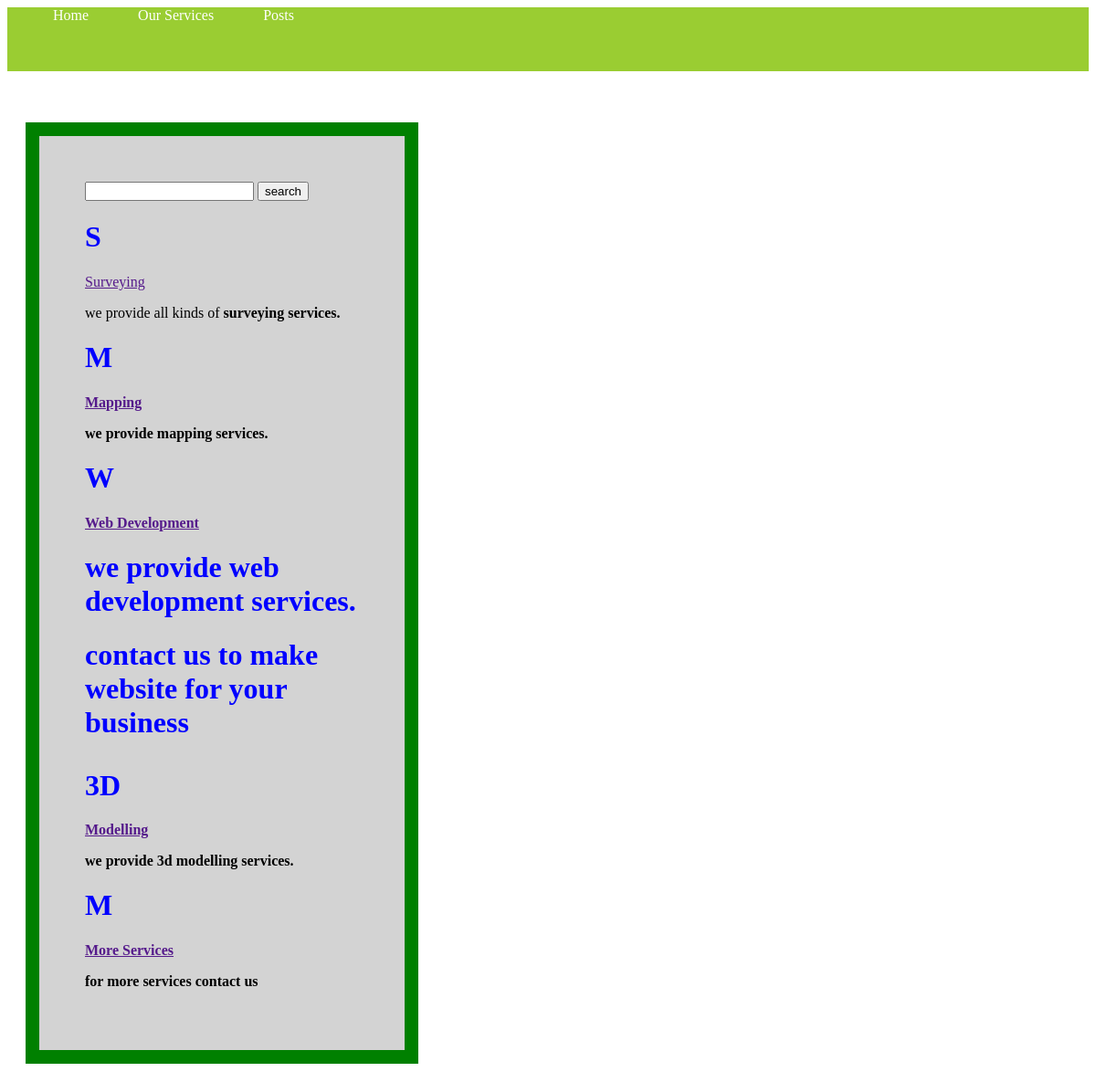
The page /ourservices on the database as committed earlier.
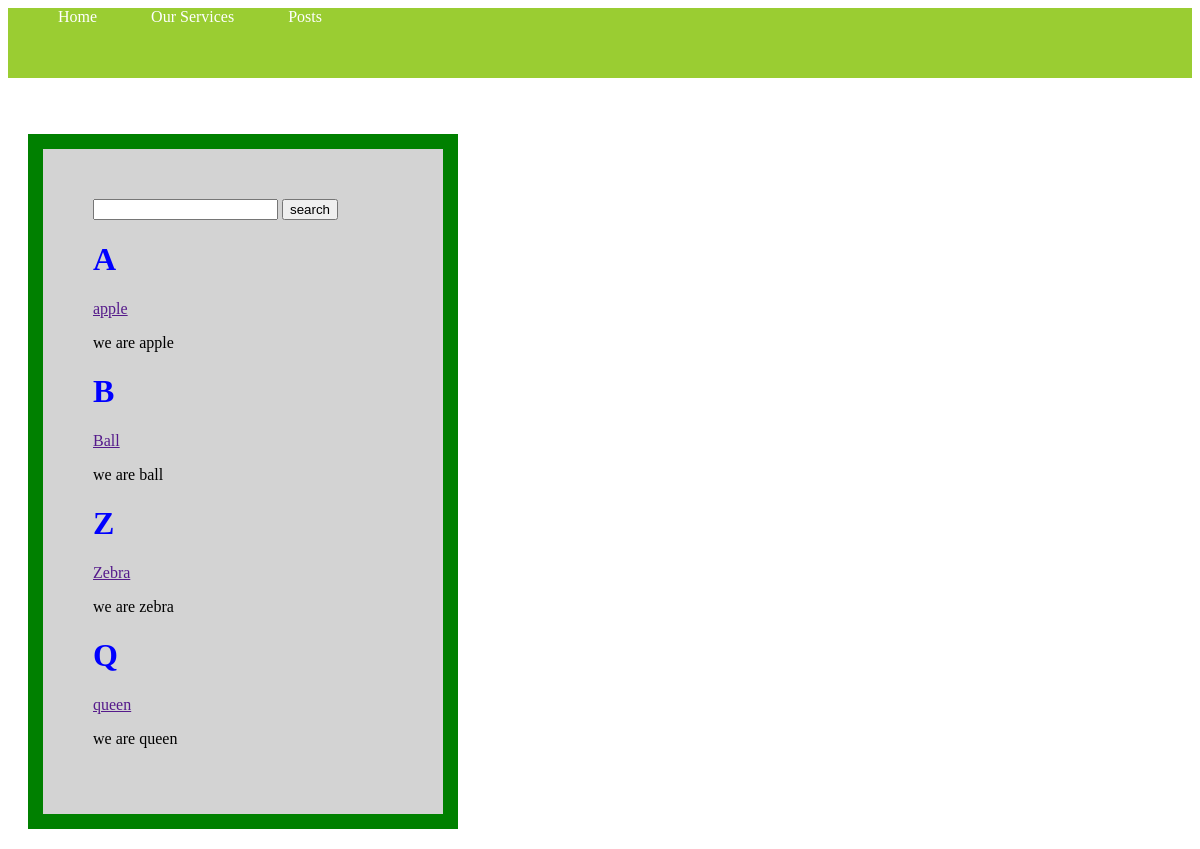
The same page on the database as committed later.
### service/models.py (models this page shows)
class Service(models.Model):
    service_icon=models.CharField(max_length=50)
    service_name=models.CharField(max_length=50)
    service_des=models.TextField()

### projects/views.py (the view)
# urls.py: path('ourservices',views.ourservices,name="ourservices"),
def ourservices(request):
    servicesData=Service.objects.all()
    if request.method=="GET":
        st=request.GET.get('inputService')
        if st!=None:
            servicesData=Service.objects.filter(service_name__icontains=st)
    data={
        'servicesData':servicesData
    }
    return render(request,"ourservices.html",data)

### templates/ourservices.html
{% load static %}
{% include "header.html" %}
<link rel="stylesheet" href="{% static '/main.css' %}">
<br>
<br>
<div class="box1">
    <form method="GET">
        <input type="text" name="inputService" value={{st}}>
        <input type="submit" value="search">
    </form>
    {% for n in servicesData %}
    <h1>{{n.service_icon}}</h1>
    <a href="">{{n.service_name}}</a>
    <p>{{n.service_des|safe|lower}}</p>
    {% empty %}
    No record found
    {% endfor %}
</div>

### templates/header.html (shortened to what this page needs)
{% load static %}
<!DOCTYPE html>
<html lang="en">
<head>
    <link rel="stylesheet" href="{% static '/main.css' %}">
</head>
<body>
    <header>
            <nav>
                <a href="{% url 'home' %}" class="a">Home</a>
                <a href="{% url 'ourservices' %}" class="a">Our Services</a>
                <a href="{% url 'news' %}" class="a">Posts</a>
            </nav>
    </header>

### static/main.css (style rules this page uses)
header { background-color: yellowgreen; height: 70px; padding-top: 0px; }
.a { color: white; margin-left: 50px; text-decoration: none; }
h1 { size: 20px; color: blue; }
div.box1 { background-color: lightgrey; width: 300px; border: 15px solid green; padding: 50px; margin: 20px; }

Rows that differ between the two databases and show on the page:
removed Service: service_icon "S", service_name "Surveying", service_des "we provide all kinds of surveying services."
removed Service: service_icon "M", service_name "Mapping", service_des "we provide mapping services."
removed Service: service_icon "W", service_name "Web Development", service_des "we provide web development services. contact us to make website for your business"
removed Service: service_icon "3D", service_name "Modelling", service_des "we provide 3d modelling services."
removed Service: service_icon "M", service_name "More Services", service_des "for more services contact us"
added Service: service_icon "A", service_name "apple", service_des "we are apple"
added Service: service_icon "B", service_name "Ball", service_des "we are ball"
added Service: service_icon "Z", service_name "Zebra", service_des "we are zebra"
added Service: service_icon "Q", service_name "queen", service_des "we are queen"
